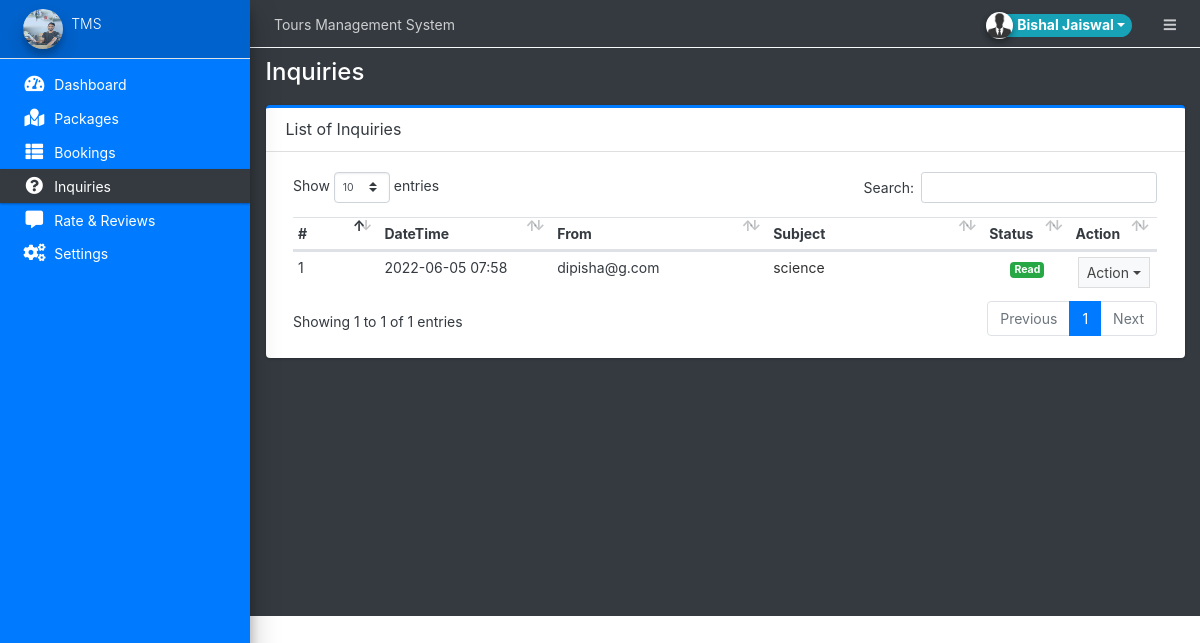
/admin/?page=inquiries (signed in), run on the app's committed database.
### tables this page shows
CREATE TABLE `inquiry` (
  `id` int(30) NOT NULL,
  `name` text DEFAULT NULL,
  `email` text DEFAULT NULL,
  `subject` varchar(250) NOT NULL,
  `message` text DEFAULT NULL,
  `status` tinyint(4) NOT NULL DEFAULT 0,
  `date_created` datetime NOT NULL DEFAULT current_timestamp()
);

### admin/inquiries/index.php (the view, shortened to what this page needs)
<div class="card card-outline card-primary">
	<div class="card-header">
		<h3 class="card-title">List of Inquiries</h3>
	</div>
	<div class="card-body">
        <div class="container-fluid">
        <table class="table table-stripped text-dark">
            <colgroup>
                <col width="10%">
                <col width="20%">
                <col width="25%">
                <col width="25%">
                <col width="10%">
                <col width="10%">
            </colgroup>
            <thead>
                <tr>
                    <th>#</th>
                    <th>DateTime</th>
                    <th>From</th>
                    <th>Subject</th>
                    <th>Status</th>
                    <th>Action</th>
                </tr>
            </thead>
            <tbody>
                <?php
                $i=1;
                    $qry = $conn->query("SELECT * FROM `inquiry` order by date(date_created) desc ");
                    while($row= $qry->fetch_assoc()):
                ?>
                    <tr>
                        <td><?php echo $i++ ?></td>
                        <td><?php echo date("Y-m-d H:i",strtotime($row['date_created'])) ?></td>
                        <td><?php echo $row['email'] ?></td>
                        <td><p class="truncate-1 m-0"><?php echo $row['subject'] ?></p></td>
                        <td class="text-center status">
                            <?php if($row['status'] == 0): ?>
                                <span class="badge badge-warning">Unread</span>
                            <?php elseif($row['status'] == 1): ?>
                                <span class="badge badge-success">Read</span>
                            <?php endif; ?>
                        </td>
                        <td align="center">
                                <button type="button" class="btn btn-flat btn-default btn-sm dropdown-toggle dropdown-icon" data-toggle="dropdown">
                                    Action
                                </button>
                        </td>
                    </tr>
                <?php endwhile; ?>
            </tbody>
        </table>
		</div>
	</div>
</div>

### data on the page
inquiry: date_created "2022-06-05 07:58", email "dipisha@g.com", subject "science", status "Read"

### other printed values
$_settings->info('name') "Tours Management System"
$_settings->userdata('firstname').' '.$_settings->userdata('lastname') "Bishal Jaiswal"
$_settings->info('short_name') "TMS"
str_replace(array("/","_"), " ",$page) "Inquiries"
